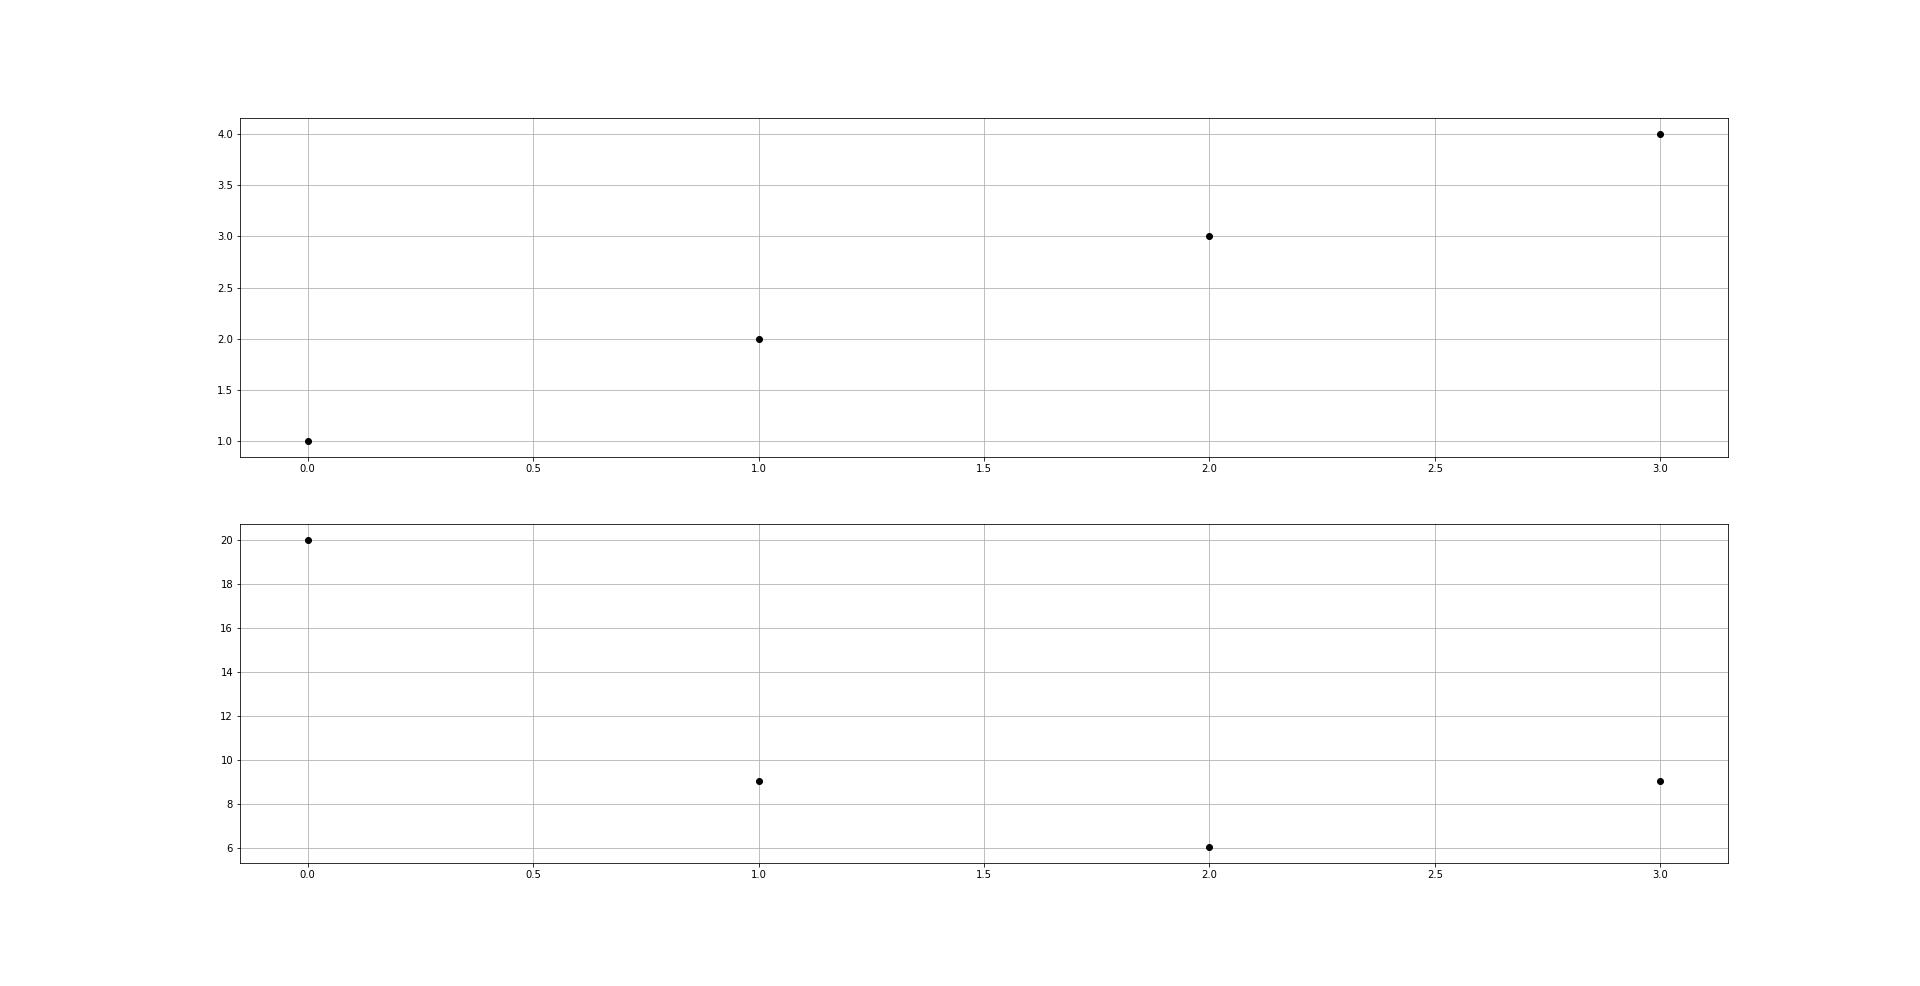

Source code (Python):
import numpy as np
import matplotlib.pyplot as plt
#x = np.linspace(0, 100, 1000) #创建一个包含30个点的余弦波信号
#wave = x + 1
#transformed = np.fft.fft(wave)  #使用fft函数对余弦波信号进行傅里叶变换。
## print (np.all(np.abs(np.fft.ifft(transformed) - wave) < 10 ** -9))  #对变换后的结果应用ifft函数，应该可以近似地还原初始信号。
#plt.subplot(211)
#plt.plot(x,wave)
#plt.subplot(212)
#plt.plot(abs(transformed))  #使用Matplotlib绘制变换后的信号。
#plt.show()


def wave(max,size):
    x = np.arange(0,max,max/size)
    y = x+1
    return x,y
def freq_center(fy,size):
    #把频谱移到坐标原点
    fy_center = fy.copy()
    
    offset = int(size/2)
    for i in range(0,size,1):
        if i < offset:
            fy_center[i] = fy[i+offset]
        else:
            fy_center[i] = fy[offset-i]
        
    return fy_center
    
    
    
    
fft_size = 4
t = 4
x,y = wave(t,fft_size)
fy = np.fft.fft(y) 

f_center = np.arange(-1/(2*t),1/(2*t), 1/(t*fft_size))

fy_center = freq_center(fy,fft_size)


plt.subplot(211)
plt.plot(x,y,'o',color='k')
plt.grid()
plt.subplot(212)
plt.plot(20*np.log10(np.abs(fy)),'o',color='k')
plt.grid()
